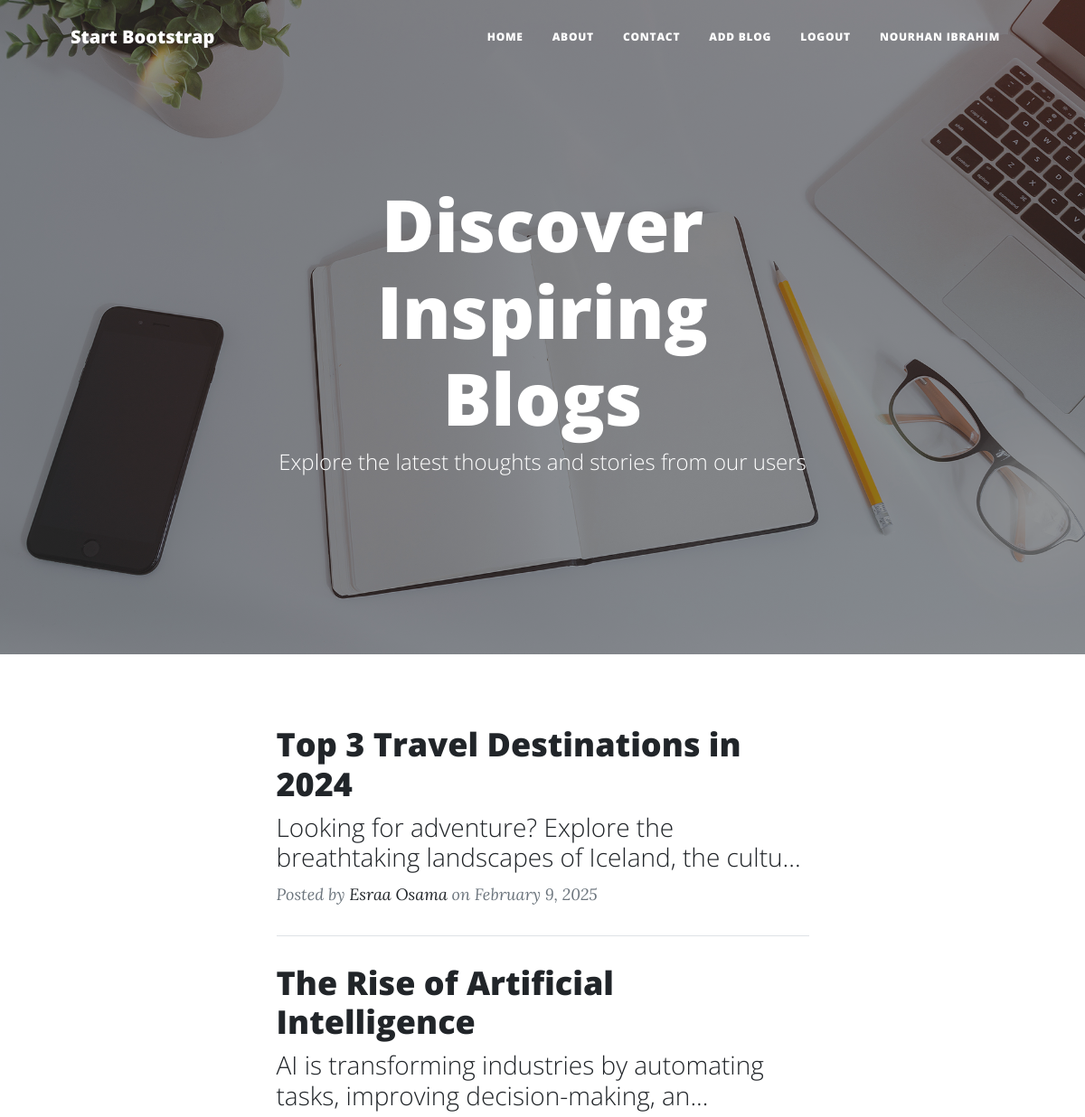
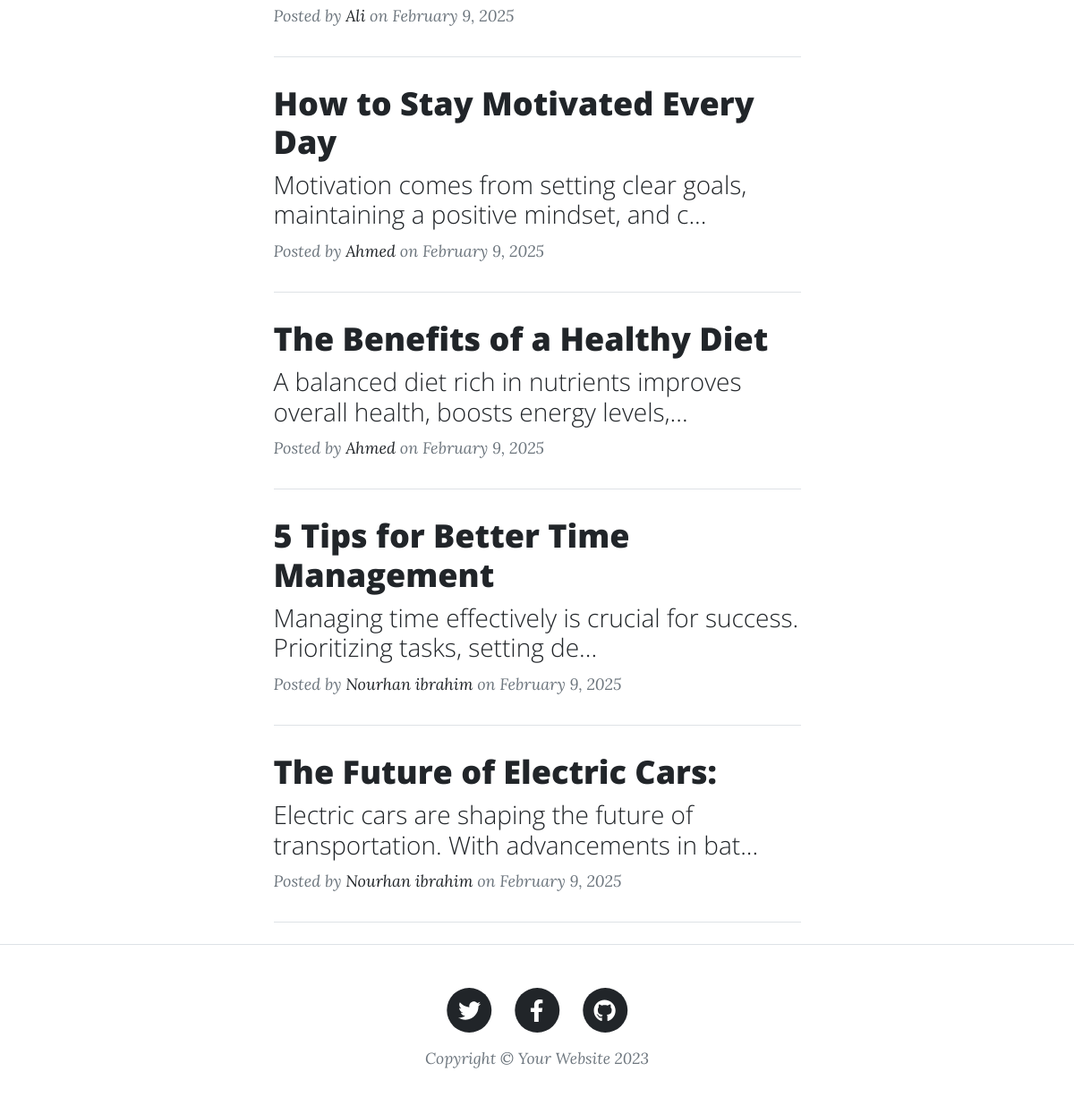
/index.php (signed in), run on the app's committed database (2 pictures, top to bottom).
### tables this page shows
CREATE TABLE `posts` (
  `id` int(11) NOT NULL,
  `title` varchar(255) DEFAULT NULL,
  `content` text DEFAULT NULL,
  `image` text DEFAULT NULL,
  `created_at` timestamp NOT NULL DEFAULT current_timestamp() ON UPDATE current_timestamp(),
  `user_id` int(11) DEFAULT NULL
);

CREATE TABLE `users` (
  `id` int(11) NOT NULL,
  `name` varchar(255) NOT NULL,
  `email` varchar(255) NOT NULL,
  `password` varchar(255) NOT NULL
);

### view/home.php (the view)
   <header class="masthead" style="background-image: url('assets/img/home-bg.jpg')">
            <div class="container position-relative px-4 px-lg-5">
                <div class="row gx-4 gx-lg-5 justify-content-center">
                    <div class="col-md-10 col-lg-8 col-xl-7">
                        <div class="site-heading">
                            <h1>Discover Inspiring Blogs</h1>
                            <span class="subheading">Explore the latest thoughts and stories from our users</span>
                        </div>
                    </div>
                </div>
            </div>
        </header>
    </body>
<div class="container px-4 px-lg-5">
            <div class="row gx-4 gx-lg-5 justify-content-center">
                <div class="col-md-10 col-lg-8 col-xl-7">
                    <?php
                    $sql=  "SELECT posts.*, users.name AS author
                    FROM posts
                    JOIN users ON posts.user_id = users.id
                    ORDER BY posts.created_at DESC";
                    $res= mysqli_query($conn, $sql);
                    while($row= mysqli_fetch_assoc($res)){
                        $content= substr($row['content'], 0, 80);
                    ?>
                    <div class="post-preview">
                        <a href="./index.php?page=single-blog&id=<?= $row['id']?>">
                            <h2 class="post-title"><?= $row['title'] ?></h2>
                            <h3 class="post-subtitle"><?= $content ?>...</h3>
                        </a>
                        <p class="post-meta">
                            Posted by
                            <a href="./index.php?page=single-blog&id=<?= $row['id']?>"><?= $row['author'] ?></a>
                            on <?= date('F j, Y', strtotime($row['created_at'])) ?>
                        </p>
                    </div>
                    <hr class="my-4" />
                    <?php } ?>
                </div>
            </div>
        </div>

### data on the page
posts: title "Top 3 Travel Destinations in 2024", content "Looking for adventure? Explore the breathtaking landscapes of Iceland, the cultu", user.name "Esraa Osama", created_at "February 9, 2025"
posts: title "The Rise of Artificial Intelligence", content "AI is transforming industries by automating tasks, improving decision-making, an", user.name "Ali", created_at "February 9, 2025"
posts: title "How to Stay Motivated Every Day", content "Motivation comes from setting clear goals, maintaining a positive mindset, and c", user.name "Ahmed", created_at "February 9, 2025"
posts: title "The Benefits of a Healthy Diet", content "A balanced diet rich in nutrients improves overall health, boosts energy levels,", user.name "Ahmed", created_at "February 9, 2025"
posts: title "5 Tips for Better Time Management", content "Managing time effectively is crucial for success. Prioritizing tasks, setting de", user.name "Nourhan ibrahim", created_at "February 9, 2025"
posts: title "The Future of Electric Cars:", content "Electric cars are shaping the future of transportation. With advancements in bat", user.name "Nourhan ibrahim", created_at "February 9, 2025"

### other printed values
$_SESSION['username'] "NOURHAN IBRAHIM"
